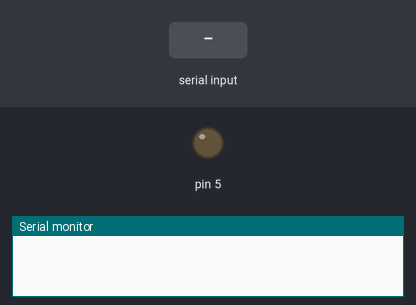
The sketch below on a simulated Arduino Uno, built with avr-gcc and run on an emulated ATmega328P. Shown: output pins drawn as LEDs (lit = HIGH), the last lines printed to the serial monitor. The test bench sets the inputs (shaded band).

Above: at 1.2 s.
1.3 s: "1" received over Serial
At 2.4 s:
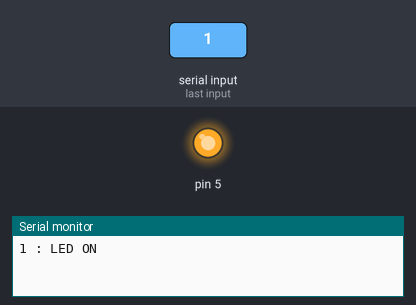
2.8 s: "0" received over Serial
At 3.6 s:
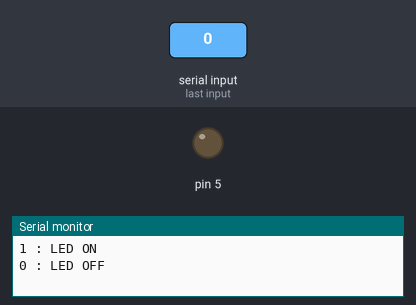
Timing chart, 0 to 5.8 s (numbered marks = the images above; inputs shaded):
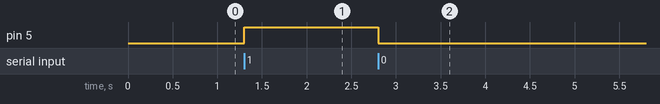

The sketch:

Communicate_with_dron_by_serial_method.ino
```cpp
void setup() {
  Serial.begin(11520);
  pinMode(5,OUTPUT);
}

void loop() {
  if(Serial.available()>0){
    char value = Serial.read();
    Serial.write(value);
    if(value == '1'){
      digitalWrite(5,1);
      Serial.println(" : LED ON");
    }
    else if (value == '0'){
      digitalWrite(5,0);
      Serial.println(" : LED OFF");
    }
  }

}
```

Measured:
- after the input at 1.3 s, pin 5: LOW → HIGH at once
- after the input at 2.8 s, pin 5: HIGH → LOW at once
